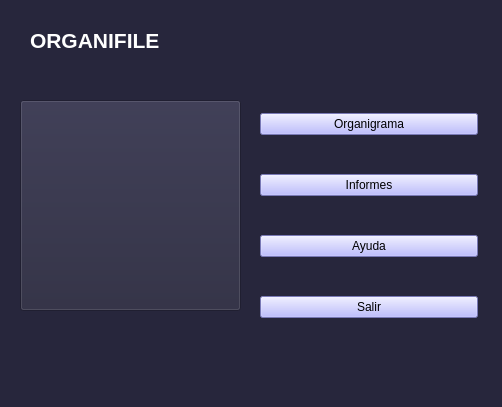
<?xml version="1.0" encoding="UTF-8"?>
<ui version="4.0">
 <class>MainWindow</class>
 <widget class="QMainWindow" name="MainWindow">
  <property name="geometry">
   <rect>
    <x>0</x>
    <y>0</y>
    <width>502</width>
    <height>407</height>
   </rect>
  </property>
  <property name="windowTitle">
   <string>ORGANIFILE</string>
  </property>
  <property name="styleSheet">
   <string notr="true">background-color:#27263c;</string>
  </property>
  <widget class="QWidget" name="centralwidget">
   <widget class="QLabel" name="label">
    <property name="geometry">
     <rect>
      <x>30</x>
      <y>10</y>
      <width>451</width>
      <height>61</height>
     </rect>
    </property>
    <property name="font">
     <font>
      <pointsize>16</pointsize>
      <weight>75</weight>
      <bold>true</bold>
     </font>
    </property>
    <property name="styleSheet">
     <string notr="true">color:white;</string>
    </property>
    <property name="text">
     <string>ORGANIFILE</string>
    </property>
   </widget>
   <widget class="QWidget" name="widget" native="true">
    <property name="geometry">
     <rect>
      <x>260</x>
      <y>80</y>
      <width>218</width>
      <height>271</height>
     </rect>
    </property>
    <layout class="QGridLayout" name="gridLayout">
     <item row="0" column="0">
      <widget class="QPushButton" name="Ver_main_window">
       <property name="minimumSize">
        <size>
         <width>200</width>
         <height>0</height>
        </size>
       </property>
       <property name="styleSheet">
        <string notr="true">background:rgb(170, 170, 255);</string>
       </property>
       <property name="text">
        <string>Organigrama</string>
       </property>
      </widget>
     </item>
     <item row="1" column="0">
      <widget class="QPushButton" name="Informes">
       <property name="styleSheet">
        <string notr="true">background:rgb(170, 170, 255);</string>
       </property>
       <property name="text">
        <string>Informes</string>
       </property>
      </widget>
     </item>
     <item row="2" column="0">
      <widget class="QPushButton" name="Ayuda">
       <property name="styleSheet">
        <string notr="true">background:rgb(170, 170, 255);</string>
       </property>
       <property name="text">
        <string>Ayuda</string>
       </property>
      </widget>
     </item>
     <item row="3" column="0">
      <widget class="QPushButton" name="Salir">
       <property name="styleSheet">
        <string notr="true">background:rgb(170, 170, 255);</string>
       </property>
       <property name="text">
        <string>Salir</string>
       </property>
      </widget>
     </item>
    </layout>
   </widget>
   <widget class="QPushButton" name="pushButton_5">
    <property name="enabled">
     <bool>false</bool>
    </property>
    <property name="geometry">
     <rect>
      <x>20</x>
      <y>100</y>
      <width>221</width>
      <height>211</height>
     </rect>
    </property>
    <property name="maximumSize">
     <size>
      <width>600</width>
      <height>600</height>
     </size>
    </property>
    <property name="styleSheet">
     <string notr="true">color:white;
</string>
    </property>
    <property name="text">
     <string/>
    </property>
    <property name="icon">
     <iconset>
      <normaloff>icons8-genealogía-100.png</normaloff>icons8-genealogía-100.png</iconset>
    </property>
    <property name="iconSize">
     <size>
      <width>2000</width>
      <height>2000</height>
     </size>
    </property>
   </widget>
  </widget>
  <widget class="QMenuBar" name="menubar">
   <property name="geometry">
    <rect>
     <x>0</x>
     <y>0</y>
     <width>502</width>
     <height>22</height>
    </rect>
   </property>
  </widget>
  <widget class="QStatusBar" name="statusbar"/>
 </widget>
 <resources/>
 <connections/>
</ui>
